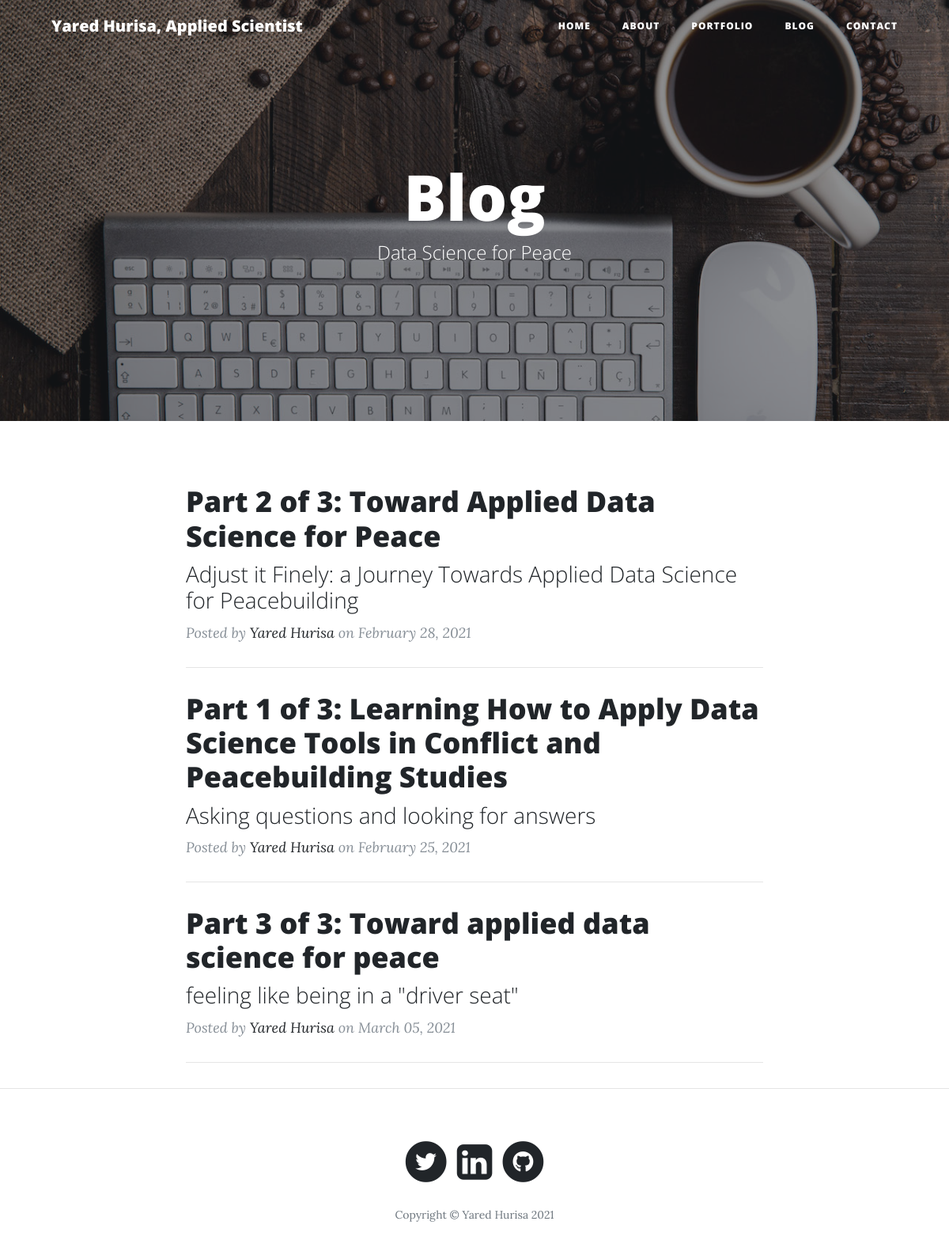
Page /blog on the committed database.
### app.py (models this page shows, shortened)
class Posts(db.Model):
    __tablename__ = "Blogpost"
    id = db.Column(db.Integer, primary_key=True)
    title = db.Column(db.String(255))
    subtitle = db.Column(db.String(255))
    content = db.Column(db.Text)
    author = db.Column(db.String(255))
    date_posted = db.Column(db.DateTime)
    slug = db.Column(db.String(255))

### app.py (the view)
@app.route("/blog")
def blog():
    posts = Posts.query.all()
    return render_template("blog.html", posts=posts)

### templates/blog.html (shortened to what this page needs)
<!DOCTYPE html>
<html lang="en">
  <head>
    <link
      href="../static/vendor/bootstrap/css/bootstrap.min.css"
      rel="stylesheet"
    />
    <link
      href="../static/vendor/fontawesome-free/css/all.min.css"
      rel="stylesheet"
      type="text/css"
    />
    <link href="../static/css/clean-blog.min.css" rel="stylesheet" />
  </head>
  <body>
    <nav class="navbar navbar-expand-lg navbar-light fixed-top" id="mainNav">
      <div class="container">
        <a class="navbar-brand" href="/">Yared Hurisa, Applied Scientist</a>
        <div class="collapse navbar-collapse" id="navbarResponsive">
          <ul class="navbar-nav ml-auto">
            <li class="nav-item">
              <a class="nav-link" href="/">Home</a>
            </li>
            <li class="nav-item">
              <a class="nav-link" href="/about">About</a>
            </li>
            <li class="nav-item">
            <a class="nav-link" href="/portfolio">Portfolio</a>
          </li>
            <li class="nav-item">
              <a class="nav-link" href="/blog">Blog</a>
            </li>
            <li class="nav-item">
              <a class="nav-link" href="/contact">Contact</a>
            </li>
          </ul>
        </div>
      </div>
    </nav>
    <header
      class="masthead"
      style="background-image: url('../static/img/blog.jpeg')"
    >
      <div class="overlay"></div>
      <div class="container">
        <div class="row">
          <div class="col-lg-8 col-md-10 mx-auto">
            <div class="site-heading">
              <h1>Blog</h1>
              <span class="subheading">Data Science for Peace</span>
            </div>
          </div>
        </div>
      </div>
    </header>
    <div class="container">
      <div class="row">
        <div class="col-lg-8 col-md-10 mx-auto">
          {% for post in posts %}
          <div class="post-preview">
            <a href={{"/post/" + post.slug}}>
              <h2 class="post-title">
                {{post.title}}
              </h2>
              <h3 class="post-subtitle">
                {{post.subtitle}}
              </h3>
            </a>
            <p class="post-meta">
              Posted by
              <a href="#">{{post.author}}</a>
              on {{post.date_posted.strftime('%B %d, %Y')}}
            </p>
          </div>
          <hr />
          {% endfor %}
        </div>
      </div>
    </div>
<hr />
<footer>
  <div class="container">
    <div class="row">
      <div class="col-lg-8 col-md-10 mx-auto">
        <ul class="list-inline text-center">
          <li class="list-inline-item">
            <a href="https://twitter.com/yaredlemma6" target="_blank" rel="noopener noreferrer">
              <span class="fa-stack fa-lg">
                <i class="fas fa-circle fa-stack-2x"></i>
                <i class="fab fa-twitter fa-stack-1x fa-inverse"></i>
              </span>
            </a>
          <li class="list-inline-item">
             <a href="https://www.linkedin.com/in/yared-lemma/" target="_blank" rel="noopener noreferrer">
                <span class="fa-stack fa-lg">
                  <link rel="stylesheet" href="https://cdnjs.cloudflare.com/ajax/libs/font-awesome/4.7.0/css/font-awesome.min.css">
                  <i style="font-size:52px" class="fa">&#xf08c;</i>
                </span>
             </a>
          <li class="list-inline-item">
              <a href="https://github.com/ylh4" target="_blank" rel="noopener noreferrer">
                <span class="fa-stack fa-lg">
                  <i class="fas fa-circle fa-stack-2x"></i>
                  <i class="fab fa-github fa-stack-1x fa-inverse"></i>
                </span>
              </a>
          </li>
        </ul>
        <p class="copyright text-muted">
          Copyright &copy; Yared Hurisa 2021
        </p>
      </div>
    </div>
  </div>
</footer>
</body>
</html>

### rows in the picture
Posts: title "Part 2 of 3: Toward Applied Data Science for Peace", subtitle "Adjust it Finely: a Journey Towards Applied Data Science for Peacebuilding", author "Yared Hurisa", date_posted "February 28, 2021"
Posts: title "Part 1 of 3: Learning How to Apply Data Science Tools in Conflict and Peacebuilding Studies", subtitle "Asking questions and looking for answers", author "Yared Hurisa", date_posted "February 25, 2021"
Posts: title "Part 3 of 3: Toward applied data science for peace", subtitle "feeling like being in a \"driver seat\"", author "Yared Hurisa", date_posted "March 05, 2021"
